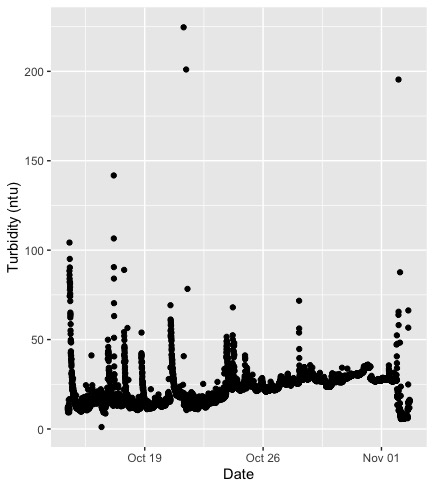

This chart was generated by the following R code:

# Set working directory and load in turbidity data file
setwd("~/Box/PocatelloStormwater/Data/Turbidity/TrimmedData")
turbidity1 <- read.csv("375675_FireStation_110320.csv",header=TRUE,sep=",")

# Change column names of data file
colnames(turbidity1) <- c("unix_time", "UTC_time", "MST_time", "batt_V", "temp_C", "turbidity_ntu", "gain")

# Set datetime column to POSIXct format for easier plotting
turbidity1$MST_time<-as.POSIXct(turbidity1$MST_time,tryFormats = c("%Y-%m-%d %H:%M:%OS",
                                                                     "%Y/%m/%d %H:%M:%OS",
                                                                     "%Y-%m-%d %H:%M",
                                                                     "%Y/%m/%d %H:%M",
                                                                     "%Y-%m-%d",
                                                                     "%Y/%m/%d"))

# Set turbidity values to NA if the value is negative
for(i in 1:nrow(turbidity1)){
  if(turbidity1$turbidity_ntu[i]<0){
    turbidity1$turbidity_ntu[i]="NA"}}

# Plot turbidity over time
ggplot(turbidity1, aes(MST_time, turbidity_ntu)) +
  geom_point(na.rm=TRUE) + xlab("Date") + ylab("Turbidity (ntu)")
